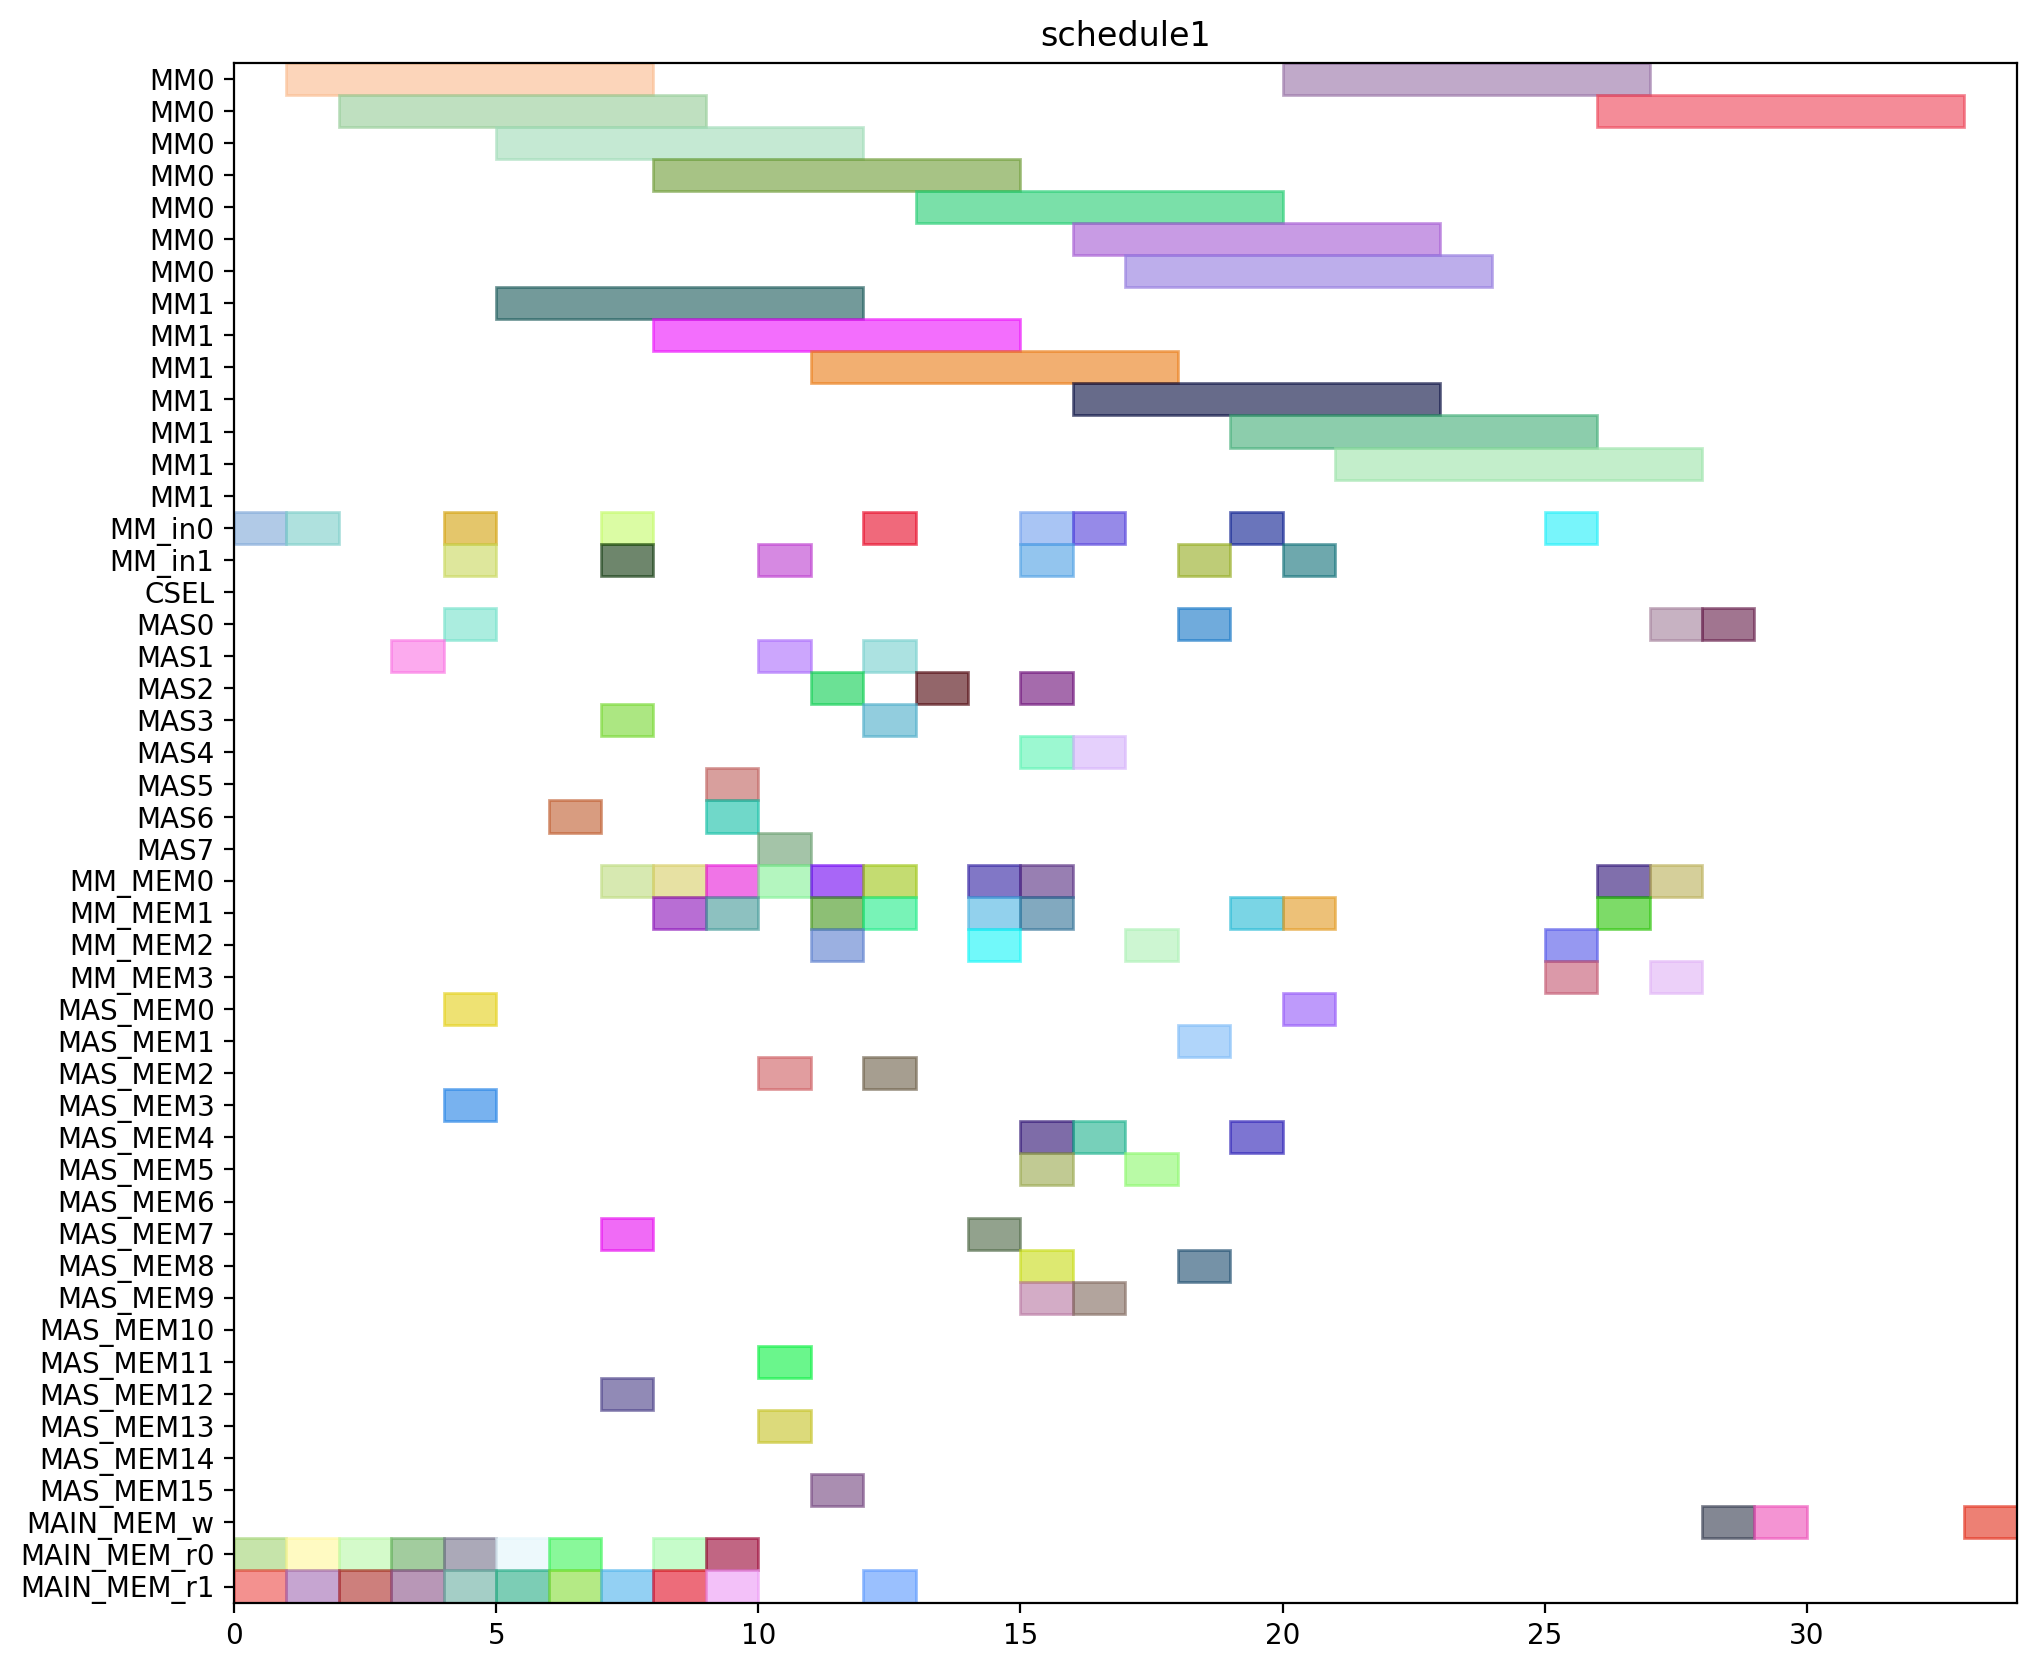

The script that drew this image:
from pyschedule import Scenario, solvers, plotters, alt


def solve():
	horizon = 146
	S = Scenario("schedule1", horizon=horizon)

	# resource
	MM = S.Resources('MM', num=2, size=7)
	MM_in = S.Resources('MM_in', num=2)
	CSEL = S.Resource('CSEL')
	MAS = S.Resources('MAS', num=8, size=1, periods=range(1, horizon))
	MM_MEM = S.Resources('MM_MEM', num=4)
	MAS_MEM = S.Resources('MAS_MEM', num=16)
	MAIN_MEM_w = S.Resource('MAIN_MEM_w', size=1)
	MAIN_MEM_r = S.Resources('MAIN_MEM_r', num=2)

	# result of previous scheduling
	t2_in = S.Task('t2_in', length=1, delay_cost=1)
	S += t2_in >= 0
	t2_in += MM_in[0]

	t2_mem0 = S.Task('t2_mem0', length=1, delay_cost=1)
	S += t2_mem0 >= 0
	t2_mem0 += MAIN_MEM_r[0]

	t2_mem1 = S.Task('t2_mem1', length=1, delay_cost=1)
	S += t2_mem1 >= 0
	t2_mem1 += MAIN_MEM_r[1]

	t0_in = S.Task('t0_in', length=1, delay_cost=1)
	S += t0_in >= 1
	t0_in += MM_in[0]

	t0_mem0 = S.Task('t0_mem0', length=1, delay_cost=1)
	S += t0_mem0 >= 1
	t0_mem0 += MAIN_MEM_r[0]

	t0_mem1 = S.Task('t0_mem1', length=1, delay_cost=1)
	S += t0_mem1 >= 1
	t0_mem1 += MAIN_MEM_r[1]

	t2 = S.Task('t2', length=7, delay_cost=1)
	S += t2 >= 1
	t2 += MM[0]

	t0 = S.Task('t0', length=7, delay_cost=1)
	S += t0 >= 2
	t0 += MM[0]

	t14_mem0 = S.Task('t14_mem0', length=1, delay_cost=1)
	S += t14_mem0 >= 2
	t14_mem0 += MAIN_MEM_r[0]

	t14_mem1 = S.Task('t14_mem1', length=1, delay_cost=1)
	S += t14_mem1 >= 2
	t14_mem1 += MAIN_MEM_r[1]

	t13_mem0 = S.Task('t13_mem0', length=1, delay_cost=1)
	S += t13_mem0 >= 3
	t13_mem0 += MAIN_MEM_r[0]

	t13_mem1 = S.Task('t13_mem1', length=1, delay_cost=1)
	S += t13_mem1 >= 3
	t13_mem1 += MAIN_MEM_r[1]

	t14 = S.Task('t14', length=1, delay_cost=1)
	S += t14 >= 3
	t14 += MAS[1]

	t13 = S.Task('t13', length=1, delay_cost=1)
	S += t13 >= 4
	t13 += MAS[0]

	t15_in = S.Task('t15_in', length=1, delay_cost=1)
	S += t15_in >= 4
	t15_in += MM_in[1]

	t15_mem0 = S.Task('t15_mem0', length=1, delay_cost=1)
	S += t15_mem0 >= 4
	t15_mem0 += MAS_MEM[0]

	t15_mem1 = S.Task('t15_mem1', length=1, delay_cost=1)
	S += t15_mem1 >= 4
	t15_mem1 += MAS_MEM[3]

	t1_in = S.Task('t1_in', length=1, delay_cost=1)
	S += t1_in >= 4
	t1_in += MM_in[0]

	t1_mem0 = S.Task('t1_mem0', length=1, delay_cost=1)
	S += t1_mem0 >= 4
	t1_mem0 += MAIN_MEM_r[0]

	t1_mem1 = S.Task('t1_mem1', length=1, delay_cost=1)
	S += t1_mem1 >= 4
	t1_mem1 += MAIN_MEM_r[1]

	t1 = S.Task('t1', length=7, delay_cost=1)
	S += t1 >= 5
	t1 += MM[0]

	t15 = S.Task('t15', length=7, delay_cost=1)
	S += t15 >= 5
	t15 += MM[1]

	t3_mem0 = S.Task('t3_mem0', length=1, delay_cost=1)
	S += t3_mem0 >= 5
	t3_mem0 += MAIN_MEM_r[0]

	t3_mem1 = S.Task('t3_mem1', length=1, delay_cost=1)
	S += t3_mem1 >= 5
	t3_mem1 += MAIN_MEM_r[1]

	t3 = S.Task('t3', length=1, delay_cost=1)
	S += t3 >= 6
	t3 += MAS[6]

	t4_mem0 = S.Task('t4_mem0', length=1, delay_cost=1)
	S += t4_mem0 >= 6
	t4_mem0 += MAIN_MEM_r[0]

	t4_mem1 = S.Task('t4_mem1', length=1, delay_cost=1)
	S += t4_mem1 >= 6
	t4_mem1 += MAIN_MEM_r[1]

	t20_in = S.Task('t20_in', length=1, delay_cost=1)
	S += t20_in >= 7
	t20_in += MM_in[0]

	t20_mem0 = S.Task('t20_mem0', length=1, delay_cost=1)
	S += t20_mem0 >= 7
	t20_mem0 += MM_MEM[0]

	t20_mem1 = S.Task('t20_mem1', length=1, delay_cost=1)
	S += t20_mem1 >= 7
	t20_mem1 += MAIN_MEM_r[1]

	t4 = S.Task('t4', length=1, delay_cost=1)
	S += t4 >= 7
	t4 += MAS[3]

	t5_in = S.Task('t5_in', length=1, delay_cost=1)
	S += t5_in >= 7
	t5_in += MM_in[1]

	t5_mem0 = S.Task('t5_mem0', length=1, delay_cost=1)
	S += t5_mem0 >= 7
	t5_mem0 += MAS_MEM[12]

	t5_mem1 = S.Task('t5_mem1', length=1, delay_cost=1)
	S += t5_mem1 >= 7
	t5_mem1 += MAS_MEM[7]

	t18_mem0 = S.Task('t18_mem0', length=1, delay_cost=1)
	S += t18_mem0 >= 8
	t18_mem0 += MM_MEM[0]

	t18_mem1 = S.Task('t18_mem1', length=1, delay_cost=1)
	S += t18_mem1 >= 8
	t18_mem1 += MM_MEM[1]

	t20 = S.Task('t20', length=7, delay_cost=1)
	S += t20 >= 8
	t20 += MM[0]

	t5 = S.Task('t5', length=7, delay_cost=1)
	S += t5 >= 8
	t5 += MM[1]

	t9_mem0 = S.Task('t9_mem0', length=1, delay_cost=1)
	S += t9_mem0 >= 8
	t9_mem0 += MAIN_MEM_r[0]

	t9_mem1 = S.Task('t9_mem1', length=1, delay_cost=1)
	S += t9_mem1 >= 8
	t9_mem1 += MAIN_MEM_r[1]

	t16_mem0 = S.Task('t16_mem0', length=1, delay_cost=1)
	S += t16_mem0 >= 9
	t16_mem0 += MM_MEM[0]

	t16_mem1 = S.Task('t16_mem1', length=1, delay_cost=1)
	S += t16_mem1 >= 9
	t16_mem1 += MM_MEM[1]

	t18 = S.Task('t18', length=1, delay_cost=1)
	S += t18 >= 9
	t18 += MAS[6]

	t8_mem0 = S.Task('t8_mem0', length=1, delay_cost=1)
	S += t8_mem0 >= 9
	t8_mem0 += MAIN_MEM_r[0]

	t8_mem1 = S.Task('t8_mem1', length=1, delay_cost=1)
	S += t8_mem1 >= 9
	t8_mem1 += MAIN_MEM_r[1]

	t9 = S.Task('t9', length=1, delay_cost=1)
	S += t9 >= 9
	t9 += MAS[5]

	t10_in = S.Task('t10_in', length=1, delay_cost=1)
	S += t10_in >= 10
	t10_in += MM_in[1]

	t10_mem0 = S.Task('t10_mem0', length=1, delay_cost=1)
	S += t10_mem0 >= 10
	t10_mem0 += MAS_MEM[2]

	t10_mem1 = S.Task('t10_mem1', length=1, delay_cost=1)
	S += t10_mem1 >= 10
	t10_mem1 += MAS_MEM[11]

	t16 = S.Task('t16', length=1, delay_cost=1)
	S += t16 >= 10
	t16 += MAS[7]

	t19_mem0 = S.Task('t19_mem0', length=1, delay_cost=1)
	S += t19_mem0 >= 10
	t19_mem0 += MM_MEM[0]

	t19_mem1 = S.Task('t19_mem1', length=1, delay_cost=1)
	S += t19_mem1 >= 10
	t19_mem1 += MAS_MEM[13]

	t8 = S.Task('t8', length=1, delay_cost=1)
	S += t8 >= 10
	t8 += MAS[1]

	t10 = S.Task('t10', length=7, delay_cost=1)
	S += t10 >= 11
	t10 += MM[1]

	t17_mem0 = S.Task('t17_mem0', length=1, delay_cost=1)
	S += t17_mem0 >= 11
	t17_mem0 += MM_MEM[2]

	t17_mem1 = S.Task('t17_mem1', length=1, delay_cost=1)
	S += t17_mem1 >= 11
	t17_mem1 += MAS_MEM[15]

	t19 = S.Task('t19', length=1, delay_cost=1)
	S += t19 >= 11
	t19 += MAS[2]

	t6_mem0 = S.Task('t6_mem0', length=1, delay_cost=1)
	S += t6_mem0 >= 11
	t6_mem0 += MM_MEM[0]

	t6_mem1 = S.Task('t6_mem1', length=1, delay_cost=1)
	S += t6_mem1 >= 11
	t6_mem1 += MM_MEM[1]

	t11_mem0 = S.Task('t11_mem0', length=1, delay_cost=1)
	S += t11_mem0 >= 12
	t11_mem0 += MM_MEM[0]

	t11_mem1 = S.Task('t11_mem1', length=1, delay_cost=1)
	S += t11_mem1 >= 12
	t11_mem1 += MM_MEM[1]

	t17 = S.Task('t17', length=1, delay_cost=1)
	S += t17 >= 12
	t17 += MAS[1]

	t23_in = S.Task('t23_in', length=1, delay_cost=1)
	S += t23_in >= 12
	t23_in += MM_in[0]

	t23_mem0 = S.Task('t23_mem0', length=1, delay_cost=1)
	S += t23_mem0 >= 12
	t23_mem0 += MAS_MEM[2]

	t23_mem1 = S.Task('t23_mem1', length=1, delay_cost=1)
	S += t23_mem1 >= 12
	t23_mem1 += MAIN_MEM_r[1]

	t6 = S.Task('t6', length=1, delay_cost=1)
	S += t6 >= 12
	t6 += MAS[3]

	t11 = S.Task('t11', length=1, delay_cost=1)
	S += t11 >= 13
	t11 += MAS[2]

	t23 = S.Task('t23', length=7, delay_cost=1)
	S += t23 >= 13
	t23 += MM[0]

	t22_mem0 = S.Task('t22_mem0', length=1, delay_cost=1)
	S += t22_mem0 >= 14
	t22_mem0 += MM_MEM[0]

	t22_mem1 = S.Task('t22_mem1', length=1, delay_cost=1)
	S += t22_mem1 >= 14
	t22_mem1 += MM_MEM[1]

	t7_mem0 = S.Task('t7_mem0', length=1, delay_cost=1)
	S += t7_mem0 >= 14
	t7_mem0 += MM_MEM[2]

	t7_mem1 = S.Task('t7_mem1', length=1, delay_cost=1)
	S += t7_mem1 >= 14
	t7_mem1 += MAS_MEM[7]

	t21_mem0 = S.Task('t21_mem0', length=1, delay_cost=1)
	S += t21_mem0 >= 15
	t21_mem0 += MM_MEM[0]

	t21_mem1 = S.Task('t21_mem1', length=1, delay_cost=1)
	S += t21_mem1 >= 15
	t21_mem1 += MM_MEM[1]

	t22 = S.Task('t22', length=1, delay_cost=1)
	S += t22 >= 15
	t22 += MAS[2]

	t25_in = S.Task('t25_in', length=1, delay_cost=1)
	S += t25_in >= 15
	t25_in += MM_in[0]

	t25_mem0 = S.Task('t25_mem0', length=1, delay_cost=1)
	S += t25_mem0 >= 15
	t25_mem0 += MAS_MEM[8]

	t25_mem1 = S.Task('t25_mem1', length=1, delay_cost=1)
	S += t25_mem1 >= 15
	t25_mem1 += MAS_MEM[5]

	t28_in = S.Task('t28_in', length=1, delay_cost=1)
	S += t28_in >= 15
	t28_in += MM_in[1]

	t28_mem0 = S.Task('t28_mem0', length=1, delay_cost=1)
	S += t28_mem0 >= 15
	t28_mem0 += MAS_MEM[4]

	t28_mem1 = S.Task('t28_mem1', length=1, delay_cost=1)
	S += t28_mem1 >= 15
	t28_mem1 += MAS_MEM[9]

	t7 = S.Task('t7', length=1, delay_cost=1)
	S += t7 >= 15
	t7 += MAS[4]

	t21 = S.Task('t21', length=1, delay_cost=1)
	S += t21 >= 16
	t21 += MAS[4]

	t25 = S.Task('t25', length=7, delay_cost=1)
	S += t25 >= 16
	t25 += MM[0]

	t27_in = S.Task('t27_in', length=1, delay_cost=1)
	S += t27_in >= 16
	t27_in += MM_in[0]

	t27_mem0 = S.Task('t27_mem0', length=1, delay_cost=1)
	S += t27_mem0 >= 16
	t27_mem0 += MAS_MEM[4]

	t27_mem1 = S.Task('t27_mem1', length=1, delay_cost=1)
	S += t27_mem1 >= 16
	t27_mem1 += MAS_MEM[9]

	t28 = S.Task('t28', length=7, delay_cost=1)
	S += t28 >= 16
	t28 += MM[1]

	t12_mem0 = S.Task('t12_mem0', length=1, delay_cost=1)
	S += t12_mem0 >= 17
	t12_mem0 += MM_MEM[2]

	t12_mem1 = S.Task('t12_mem1', length=1, delay_cost=1)
	S += t12_mem1 >= 17
	t12_mem1 += MAS_MEM[5]

	t27 = S.Task('t27', length=7, delay_cost=1)
	S += t27 >= 17
	t27 += MM[0]

	t12 = S.Task('t12', length=1, delay_cost=1)
	S += t12 >= 18
	t12 += MAS[0]

	t29_in = S.Task('t29_in', length=1, delay_cost=1)
	S += t29_in >= 18
	t29_in += MM_in[1]

	t29_mem0 = S.Task('t29_mem0', length=1, delay_cost=1)
	S += t29_mem0 >= 18
	t29_mem0 += MAS_MEM[8]

	t29_mem1 = S.Task('t29_mem1', length=1, delay_cost=1)
	S += t29_mem1 >= 18
	t29_mem1 += MAS_MEM[1]

	t29 = S.Task('t29', length=7, delay_cost=1)
	S += t29 >= 19
	t29 += MM[1]


	# new tasks
	t24 = S.Task('t24', length=7, delay_cost=1)
	t24 += alt(MM)
	t24_in = S.Task('t24_in', length=1, delay_cost=1)
	t24_in += alt(MM_in)
	S += t24_in*MM_in[0]<=t24*MM[0]
	S += t24_in*MM_in[1]<=t24*MM[1]
	t24_mem0 = S.Task('t24_mem0', length=1, delay_cost=1)
	t24_mem0 += MAS_MEM[0]
	S += 18 < t24_mem0
	S += t24_mem0 <= t24

	t24_mem1 = S.Task('t24_mem1', length=1, delay_cost=1)
	t24_mem1 += MM_MEM[1]
	S += 19 < t24_mem1
	S += t24_mem1 <= t24

	t26 = S.Task('t26', length=7, delay_cost=1)
	t26 += alt(MM)
	t26_in = S.Task('t26_in', length=1, delay_cost=1)
	t26_in += alt(MM_in)
	S += t26_in*MM_in[0]<=t26*MM[0]
	S += t26_in*MM_in[1]<=t26*MM[1]
	t26_mem0 = S.Task('t26_mem0', length=1, delay_cost=1)
	t26_mem0 += MAS_MEM[4]
	S += 11 < t26_mem0
	S += t26_mem0 <= t26

	t26_mem1 = S.Task('t26_mem1', length=1, delay_cost=1)
	t26_mem1 += MM_MEM[1]
	S += 19 < t26_mem1
	S += t26_mem1 <= t26

	PZ_new = S.Task('PZ_new', length=7, delay_cost=1)
	PZ_new += alt(MM)
	PZ_new_in = S.Task('PZ_new_in', length=1, delay_cost=1)
	PZ_new_in += alt(MM_in)
	S += PZ_new_in*MM_in[0]<=PZ_new*MM[0]
	S += PZ_new_in*MM_in[1]<=PZ_new*MM[1]
	S += 0<PZ_new

	PZ_new_w = S.Task('PZ_new_w', length=1, delay_cost=1)
	PZ_new_w += alt(MAIN_MEM_w)
	S += PZ_new <= PZ_new_w

	PZ_new_mem0 = S.Task('PZ_new_mem0', length=1, delay_cost=1)
	PZ_new_mem0 += MM_MEM[2]
	S += 25 < PZ_new_mem0
	S += PZ_new_mem0 <= PZ_new

	PZ_new_mem1 = S.Task('PZ_new_mem1', length=1, delay_cost=1)
	PZ_new_mem1 += MM_MEM[3]
	S += 22 < PZ_new_mem1
	S += PZ_new_mem1 <= PZ_new

	PX_new = S.Task('PX_new', length=1, delay_cost=1)
	PX_new += alt(MAS)
	S += 0<PX_new

	PX_new_w = S.Task('PX_new_w', length=1, delay_cost=1)
	PX_new_w += alt(MAIN_MEM_w)
	S += PX_new <= PX_new_w

	PX_new_mem0 = S.Task('PX_new_mem0', length=1, delay_cost=1)
	PX_new_mem0 += MM_MEM[0]
	S += 22 < PX_new_mem0
	S += PX_new_mem0 <= PX_new

	PX_new_mem1 = S.Task('PX_new_mem1', length=1, delay_cost=1)
	PX_new_mem1 += alt(MM_MEM)
	S += (t24*MM[0])-1 < PX_new_mem1*MM_MEM[1]
	S += (t24*MM[1])-1 < PX_new_mem1*MM_MEM[3]
	S += PX_new_mem1 <= PX_new

	PY_new = S.Task('PY_new', length=1, delay_cost=1)
	PY_new += alt(MAS)
	S += 0<PY_new

	PY_new_w = S.Task('PY_new_w', length=1, delay_cost=1)
	PY_new_w += alt(MAIN_MEM_w)
	S += PY_new <= PY_new_w

	PY_new_mem0 = S.Task('PY_new_mem0', length=1, delay_cost=1)
	PY_new_mem0 += MM_MEM[0]
	S += 23 < PY_new_mem0
	S += PY_new_mem0 <= PY_new

	PY_new_mem1 = S.Task('PY_new_mem1', length=1, delay_cost=1)
	PY_new_mem1 += alt(MM_MEM)
	S += (t26*MM[0])-1 < PY_new_mem1*MM_MEM[1]
	S += (t26*MM[1])-1 < PY_new_mem1*MM_MEM[3]
	S += PY_new_mem1 <= PY_new

	solvers.mip.solve(S,msg=1,kind='CPLEX',ratio_gap=1.01)

	solution = [['hoge']*len(S.solution()[1]) for i in range(len(S.solution()))]
	for i in range(len(S.solution())):
		for j in range(len(S.solution()[i])):
			solution[i][j]=str(S.solution()[i][j])
	print(solution)

	cycles = int(solution[-1][3])

	pic_file_name = "/home/mfukuda/ABE/multiRAM_multiMAS_16mux/scheduling_result/stage7MM2_stage1MAS8/EP_ADD_A_0/schedule1.png"
	if(S.solution() != []):
		plotters.matplotlib.plot(S,img_filename=pic_file_name, show_task_labels=False, fig_size=(cycles*0.25+3, 10))

	return solution
